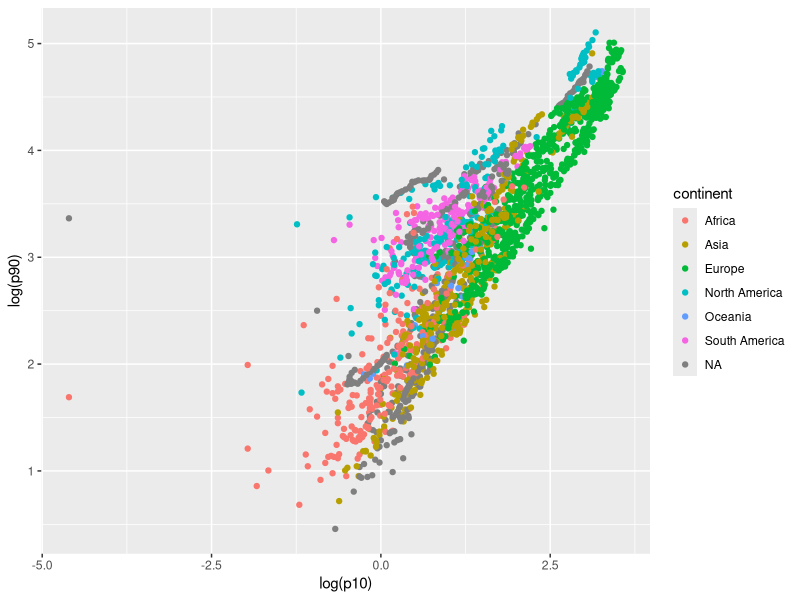

Write the R code that produced this figure.
## ---- chunk 1
knitr::opts_chunk$set(echo = TRUE)
library(tidyverse)
library(ggplot2)
## ---- chunk 2
# read in the data
df_p90_p10 = read_csv("./data/p90-vs-p10-logs.csv")

# rename the columns
df_p90_p10 = df_p90_p10 %>% rename(
    "country" = "Entity",
    "code" = "Code",
    "year" = "Year",
    "p90" = "P90",
    "p10" = "P10",
    "population" = "Population (historical estimates)",
    "continent" = "Continent"
  )
 
# extract continent values
continent_df = df_p90_p10 %>%
  filter(!is.na(continent)) %>%
  select(country, continent)

# for each country, get income values between the earliest and the lastest data
# after filling missing continent values
df = df_p90_p10 %>%
    select(-continent) %>% 
    left_join(continent_df, by = "country") %>% 
    filter(!is.na(p90) | !is.na(p10)) %>%
    group_by(country) %>%
    slice(which(year >= min(year) & year <= max(year)))

df %>%
  ggplot(aes(x = log(p10), y = log(p90), color = continent)) + 
  geom_point()
## ---- chunk 3
# gdp per capita vs. income inequality
# url : https://ourworldindata.org/grapher/gdp-per-capita-vs-economic-inequality

# income inequality
# url : https://ourworldindata.org/grapher/economic-inequality-gini-index

# share of population living in extreme poverty
# url : https://ourworldindata.org/explorers/poverty-explorer
